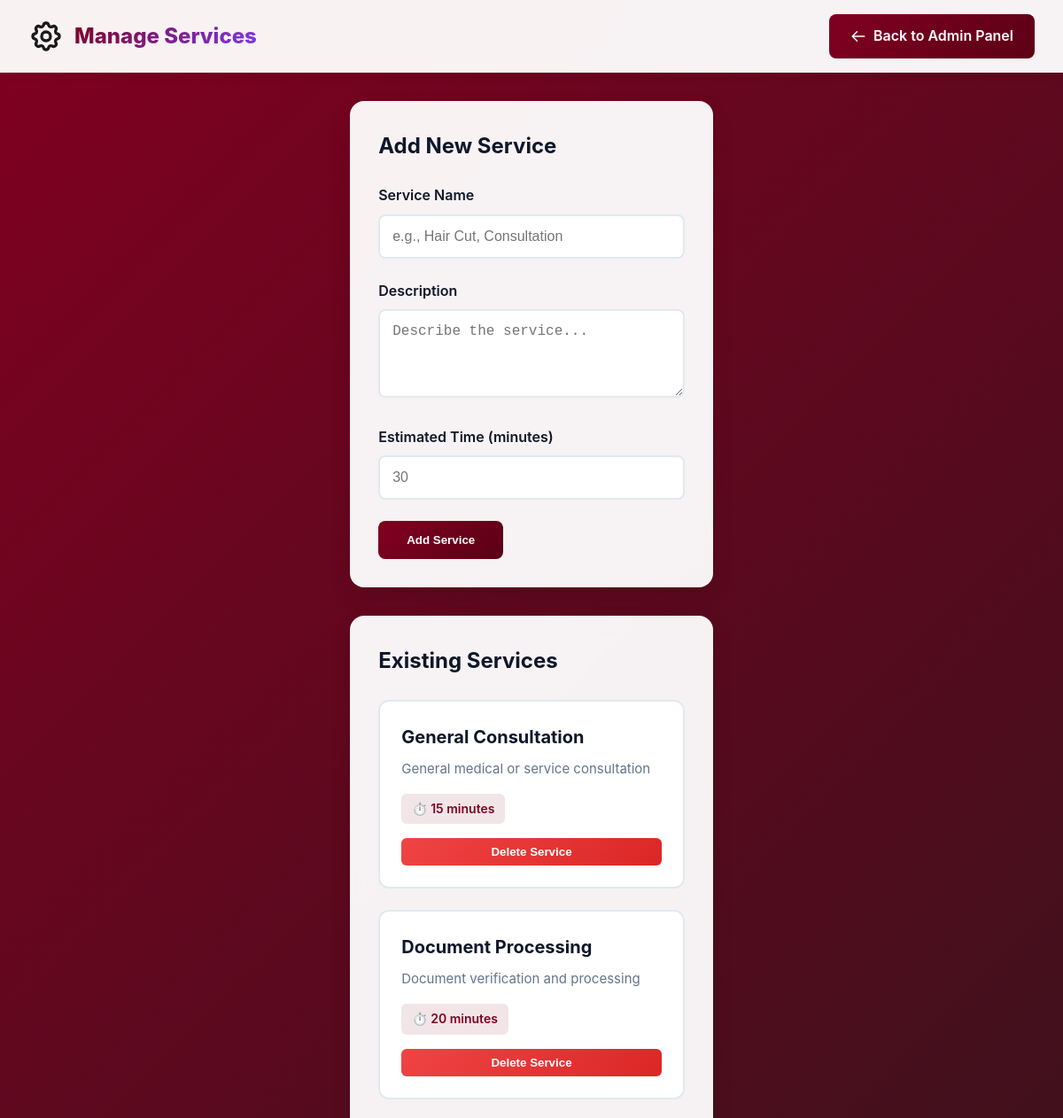
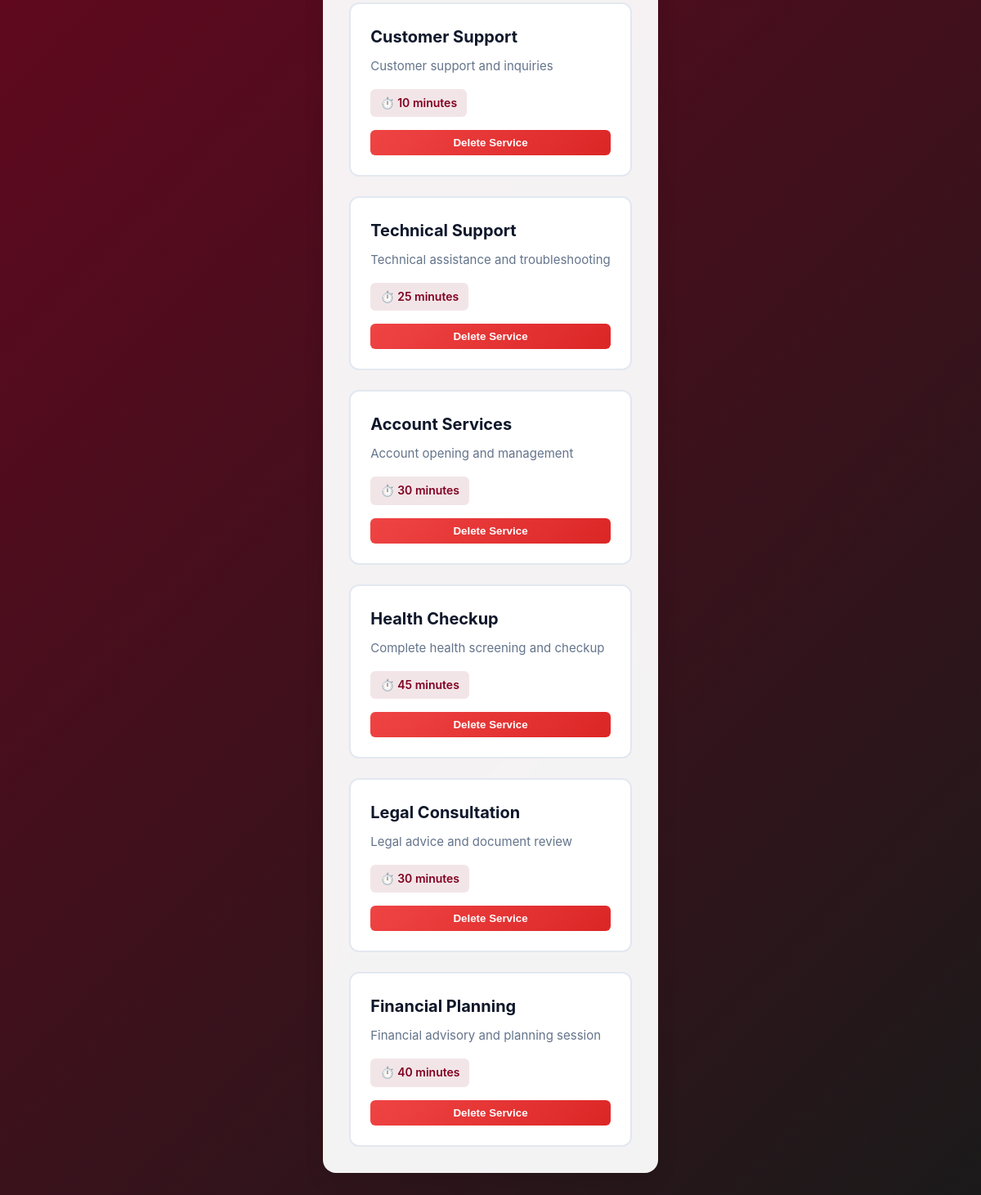
Screenshot of /services.php (signed in) with the database file from the repository (2 pictures, top to bottom).
### tables this page shows
CREATE TABLE IF NOT EXISTS services (
    id INT PRIMARY KEY AUTO_INCREMENT,
    service_name VARCHAR(100) NOT NULL,
    description TEXT,
    estimated_time INT NOT NULL COMMENT 'in minutes',
    price DECIMAL(10,2) DEFAULT 0.00,
    is_active BOOLEAN DEFAULT TRUE,
    created_at TIMESTAMP DEFAULT CURRENT_TIMESTAMP,
    INDEX idx_active (is_active)
);

### services.php (the view, shortened to what this page needs)
<?php
include 'db.php';
$services = $conn->query("SELECT * FROM services ORDER BY created_at DESC");
?>
<!DOCTYPE html>
<html lang="en">
<head>
    <link rel="stylesheet" href="css/style.css">
</head>
<body>
    <nav class="admin-nav">
        <div class="admin-brand">
            <h1>Manage Services</h1>
        </div>
        <a href="admin.php" class="back-btn">
            <svg width="18" height="18" fill="none" stroke="currentColor" viewBox="0 0 24 24">
                <path stroke-linecap="round" stroke-linejoin="round" stroke-width="2" d="M10 19l-7-7m0 0l7-7m-7 7h18"/>
            </svg>
            Back to Admin Panel
        </a>
    </nav>
    <div class="container">
        <div class="card">
            <h2 class="card-title">Add New Service</h2>
            <form method="POST">
                <div class="form-group">
                    <label class="form-label">Service Name</label>
                    <input type="text" name="service_name" class="form-input" required placeholder="e.g., Hair Cut, Consultation">
                </div>
                <div class="form-group">
                    <label class="form-label">Description</label>
                    <textarea name="description" class="form-textarea" required placeholder="Describe the service..."></textarea>
                </div>
                <div class="form-group">
                    <label class="form-label">Estimated Time (minutes)</label>
                    <input type="number" name="estimated_time" class="form-input" required placeholder="30" min="5">
                </div>
                <button type="submit" name="add_service" class="btn-primary">Add Service</button>
            </form>
        </div>
        <div class="card">
            <h2 class="card-title">Existing Services</h2>
            <?php if ($services->num_rows > 0): ?>
                <div class="services-grid">
                    <?php while ($service = $services->fetch_assoc()): ?>
                        <div class="service-card">
                            <div class="service-name"><?php echo htmlspecialchars($service['service_name']); ?></div>
                            <div class="service-description"><?php echo htmlspecialchars($service['description']); ?></div>
                            <div class="service-time">⏱️ <?php echo $service['estimated_time']; ?> minutes</div>
                            <form method="POST" onsubmit="return confirm('Are you sure you want to delete this service?');">
                                <button type="submit" name="delete_service" class="btn-delete">Delete Service</button>
                            </form>
                        </div>
                    <?php endwhile; ?>
                </div>
            <?php else: ?>
                <p style="text-align: center; color: #64748b; padding: 2rem;">No services added yet.</p>
            <?php endif; ?>
        </div>
    </div>
</body>
</html>

### css/style.css (style rules this page uses)
:root { --primary-color: #800020; --primary-dark: #5c0016; --primary-light: #a0002a; --secondary-color: #1a1a1a; --accent-color: #800020; --danger-color: #b91c1c; --bg-primary: #ffffff; --bg-secondary: #f5f5f5; --bg-tertiary: #e5e5e5; --text-primary: #1a1a1a; --text-secondary: #4a4a4a; --text-tertiary: #737373; --border-color: #d4d4d4; --shadow-sm: 0 1px 2px 0 rgba(0, 0, 0, 0.05); --shadow-md: 0 4px 6px -1px rgba(0, 0, 0, 0.1); --shadow-lg: 0 10px 15px -3px rgba(0, 0, 0, 0.1); --shadow-xl: 0 20px 25px -5px rgba(0, 0, 0, 0.1); --radius-sm: 0.375rem; --radius-md: 0.5rem; --radius-lg: 0.75rem; --radius-xl: 1rem; --transition: all 0.3s cubic-bezier(0.4, 0, 0.2, 1); }
* { margin: 0; padding: 0; box-sizing: border-box; }
body { font-family: -apple-system, BlinkMacSystemFont, 'Segoe UI', Roboto, 'Helvetica Neue', Arial, sans-serif; background: linear-gradient(135deg, #800020 0%, #1a1a1a 100%); min-height: 100vh; color: var(--text-primary); line-height: 1.6; display: flex; flex-direction: column; }

### services.php (style rules this page uses)
body { background: linear-gradient(135deg, #800020 0%, #1a1a1a 100%); min-height: 100vh; margin: 0; padding: 0; font-family: -apple-system, BlinkMacSystemFont, 'Segoe UI', Roboto, Oxygen, Ubuntu, Cantarell, sans-serif; }
.admin-nav { background: rgba(255, 255, 255, 0.95); backdrop-filter: blur(10px); padding: 1rem 2rem; box-shadow: 0 2px 10px rgba(0, 0, 0, 0.1); display: flex; justify-content: space-between; align-items: center; }
.admin-brand { display: flex; align-items: center; gap: 0.75rem; }
.admin-brand h1 { font-size: 1.5rem; font-weight: 800; background: linear-gradient(135deg, #800020, #7c3aed); -webkit-background-clip: text; -webkit-text-fill-color: transparent; margin: 0; }
.back-btn { padding: 0.75rem 1.5rem; background: linear-gradient(135deg, #800020, #5c0016); color: white; text-decoration: none; border-radius: 0.5rem; font-weight: 600; transition: all 0.3s ease; display: inline-flex; align-items: center; gap: 0.5rem; }
.container { max-width: 1200px; margin: 2rem auto; padding: 0 2rem; }
.card { background: rgba(255, 255, 255, 0.95); backdrop-filter: blur(10px); border-radius: 1rem; padding: 2rem; box-shadow: 0 10px 25px rgba(0, 0, 0, 0.1); margin-bottom: 2rem; }
.card-title { font-size: 1.5rem; font-weight: 700; color: #0f172a; margin-bottom: 1.5rem; }
.form-group { margin-bottom: 1.5rem; }
.form-label { display: block; font-weight: 600; color: #0f172a; margin-bottom: 0.5rem; }
.form-input, .form-textarea { width: 100%; padding: 0.875rem; border: 2px solid #e2e8f0; border-radius: 0.5rem; font-size: 1rem; transition: all 0.3s ease; }
.form-textarea { min-height: 100px; resize: vertical; }
.btn-primary { padding: 0.875rem 2rem; background: linear-gradient(135deg, #800020, #5c0016); color: white; border: none; border-radius: 0.5rem; font-weight: 600; cursor: pointer; transition: all 0.3s ease; }
.services-grid { display: grid; grid-template-columns: repeat(auto-fill, minmax(300px, 1fr)); gap: 1.5rem; }
.service-card { background: white; border: 2px solid #e2e8f0; border-radius: 0.75rem; padding: 1.5rem; transition: all 0.3s ease; }
.service-name { font-size: 1.25rem; font-weight: 700; color: #0f172a; margin-bottom: 0.5rem; }
.service-description { color: #64748b; margin-bottom: 1rem; font-size: 0.9375rem; }
.service-time { display: inline-block; padding: 0.375rem 0.75rem; background: rgba(128, 0, 32, 0.1); color: #800020; border-radius: 0.375rem; font-size: 0.875rem; font-weight: 600; margin-bottom: 1rem; }
.btn-delete { padding: 0.5rem 1rem; background: linear-gradient(135deg, #ef4444, #dc2626); color: white; border: none; border-radius: 0.375rem; font-weight: 600; cursor: pointer; width: 100%; transition: all 0.3s ease; }

### rows the page displays
services: service_name "General Consultation", description "General medical or service consultation", estimated_time "15"
services: service_name "Document Processing", description "Document verification and processing", estimated_time "20"
services: service_name "Customer Support", description "Customer support and inquiries", estimated_time "10"
services: service_name "Technical Support", description "Technical assistance and troubleshooting", estimated_time "25"
services: service_name "Account Services", description "Account opening and management", estimated_time "30"
services: service_name "Health Checkup", description "Complete health screening and checkup", estimated_time "45"
services: service_name "Legal Consultation", description "Legal advice and document review", estimated_time "30"
services: service_name "Financial Planning", description "Financial advisory and planning session", estimated_time "40"
